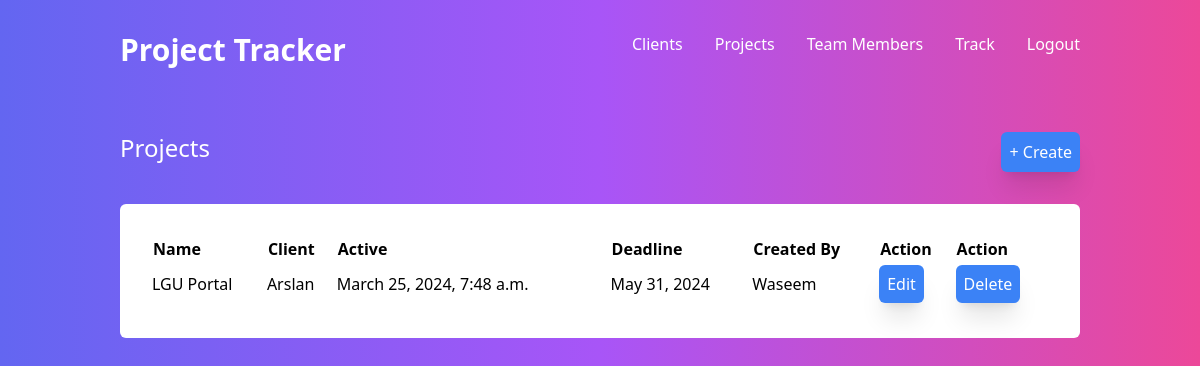
Page /projects/ (signed in) on the committed database.
### project_tracker/models.py (models this page shows, shortened)
class Project(models.Model):
    client = models.ForeignKey(Client, on_delete=models.CASCADE, related_name = 'projects')
    project_name = models.CharField(max_length=255)
    project_created = models.DateTimeField(auto_now_add=True, null=True)
    project_deadline = models.DateField()

class Client(models.Model):
    company = models.ForeignKey(Company, on_delete=models.CASCADE, null=True, related_name = 'clients')
    client_name = models.CharField(max_length=255)
    client_contact = PhoneNumberField(null=True)
    CHOICES = [
        ('active', 'Active'),
        ('deactive', 'Deactive'),
    ]
    client_status = models.CharField(max_length=255, choices=CHOICES, default = 'Active')
    def __str__(self):
        return f"{self.client_name}"

### project_tracker/decorators.py (the view)
        def wrapper_func(request, *args, **kwargs):
            if request.user.groups.exists():
                group = request.user.groups.all()[0].name
                print(group)
                if group in allowed_roles or not allowed_roles:
                    return view_func(request, *args, **kwargs)
            return HttpResponse("You are not allowed to view this")

### project_tracker/views.py (called while the page is built)
@allowed_users(allowed_roles=['Admin'])
def projects(request):
    clients = request.user.company.clients.all()
    myprojects = Project.objects.filter(client__in=clients)
    username = request.user.username
    return render(request, "projects.html", {"myprojects": myprojects, "username": username})

### project_tracker/templates/projects.html (shortened to what this page needs)
{% load static %}
<!DOCTYPE html>
<html lang="en">
<head>
    <link rel="stylesheet" href="{% static 'css/style.css' %}">
    <link rel="stylesheet" href="{% static 'css/morestyles.css' %}">
</head>
<body class="bg-gradient-to-r from-indigo-500 via-purple-500 to-pink-500">
    <header class="container mx-auto text-white p-8" >
        <nav class="flex justify-around font-medium">
            <div class="font-semibold text-3xl flex-1">
                <a class="decoration-0 " href="{% url 'home' %}">Project Tracker</a>
            </div>
            <ul class="decoration-0 flex gap-x-8">
                <li ><a href="{% url 'home' %}">Clients</a></li>
                <li ><a href="{% url 'projects' %}">Projects</a></li>
                <li><a href="{% url 'team' %}">Team Members</a></li>
                <li><a href="{% url 'track' %}">Track</a></li>
                <li><a href="{% url 'logout' %}">Logout</a></li>
            </ul>
        </nav>
    </header>
    <main class="container mx-auto p-8">
        <div class="flex justify-between mb-8">
            <h1 class="text-white text-2xl font-medium">Projects</h1>
            <a class="bg-blue-500 shadow-xl p-2 rounded-md text-white" href="add_project/">+ Create</a>
        </div>
        <div class="rounded-md bg-white p-8">
            <table>
                {% if myprojects %}
                <tr>
                    <th>Name</th>
                    <th>Client</th>
                    <th>Active</th>
                    <th>Deadline</th>
                    <th>Created By</th>
                    <th>Action</th>
                    <th>Action</th>
                </tr>
                {% for project in myprojects %}
                <tr>
                    <td>{{ project.project_name }}</td>
                    <td>{{ project.client }}</td>
                    <td>{{ project.project_created }}</td>
                    <td>{{ project.project_deadline }}</td>
                    <td>{{ username }}</td>
                    <td><a class="bg-blue-500 shadow-xl p-2 rounded-md text-white" href="{% url 'update_project' project.id %}">Edit</a></td>
                    <td><a class="bg-blue-500 shadow-xl p-2 rounded-md text-white" href="{% url 'delete_project' project.id %}">Delete</a></td>
                </tr>
                {% endfor %}
                {% else %}
                <tr>
                    <p class='text-center text-lg'>This view will show Projects you are responsible for</p>
                </tr>
                {% endif %}
            </table>
        </div>
    </main>
</body>
</html>

### static/css/style.css (style rules this page uses)
html, :host { line-height: 1.5; -webkit-text-size-adjust: 100%; -moz-tab-size: 4; -o-tab-size: 4; tab-size: 4; font-family: ui-sans-serif, system-ui, sans-serif, "Apple Color Emoji", "Segoe UI Emoji", "Segoe UI Symbol", "Noto Color Emoji"; font-feature-settings: normal; font-variation-settings: normal; -webkit-tap-highlight-color: transparent; }
body { margin: 0; line-height: inherit; }
h1, h2, h3, h4, h5, h6 { font-size: inherit; font-weight: inherit; }
a { color: inherit; text-decoration: inherit; }
table { text-indent: 0; border-color: inherit; border-collapse: collapse; }
blockquote, dl, dd, h1, h2, h3, h4, h5, h6, hr, figure, p, pre { margin: 0; }
ol, ul, menu { list-style: none; margin: 0; padding: 0; }
.container { width: 100%; }
@media (min-width: 640px) { .container { max-width: 640px; } }
@media (min-width: 768px) { .container { max-width: 768px; } }
@media (min-width: 1024px) { .container { max-width: 1024px; } }
.mx-auto { margin-left: auto; margin-right: auto; }
.mb-8 { margin-bottom: 2rem; }
.flex { display: flex; }
.flex-1 { flex: 1 1 0%; }
.justify-between { justify-content: space-between; }
.justify-around { justify-content: space-around; }
.gap-x-8 { -moz-column-gap: 2rem; column-gap: 2rem; }
.rounded-md { border-radius: 0.375rem; }
.bg-blue-500 { --tw-bg-opacity: 1; background-color: rgb(59 130 246 / var(--tw-bg-opacity)); }
.bg-white { --tw-bg-opacity: 1; background-color: rgb(255 255 255 / var(--tw-bg-opacity)); }
.bg-gradient-to-r { background-image: linear-gradient(to right, var(--tw-gradient-stops)); }
.from-indigo-500 { --tw-gradient-from: #6366f1 var(--tw-gradient-from-position); --tw-gradient-to: rgb(99 102 241 / 0) var(--tw-gradient-to-position); --tw-gradient-stops: var(--tw-gradient-from), var(--tw-gradient-to); }
.via-purple-500 { --tw-gradient-to: rgb(168 85 247 / 0) var(--tw-gradient-to-position); --tw-gradient-stops: var(--tw-gradient-from), #a855f7 var(--tw-gradient-via-position), var(--tw-gradient-to); }
.to-pink-500 { --tw-gradient-to: #ec4899 var(--tw-gradient-to-position); }
.p-2 { padding: 0.5rem; }
.p-8 { padding: 2rem; }
.text-2xl { font-size: 1.5rem; line-height: 2rem; }
.text-3xl { font-size: 1.875rem; line-height: 2.25rem; }
.font-medium { font-weight: 500; }
.font-semibold { font-weight: 600; }
.text-white { --tw-text-opacity: 1; color: rgb(255 255 255 / var(--tw-text-opacity)); }
.decoration-0 { text-decoration-thickness: 0px; }
.shadow-xl { --tw-shadow: 0 20px 25px -5px rgb(0 0 0 / 0.1), 0 8px 10px -6px rgb(0 0 0 / 0.1); --tw-shadow-colored: 0 20px 25px -5px var(--tw-shadow-color), 0 8px 10px -6px var(--tw-shadow-color); box-shadow: var(--tw-ring-offset-shadow, 0 0 #0000), var(--tw-ring-shadow, 0 0 #0000), var(--tw-shadow); }

### static/css/morestyles.css (style rules this page uses)
tr, td { text-align: left; padding: 10px 0; }
table { width : 100%; }
.p-8 { padding: 2rem; }
.text-2xl { font-size: 1.5rem; line-height: 2rem; }

### rows in the picture
Project: project_name "LGU Portal", client "Arslan", project_created "March 25, 2024, 7:48 a.m.", project_deadline "May 31, 2024"

### other values in the picture
{{ username }} "Waseem"
